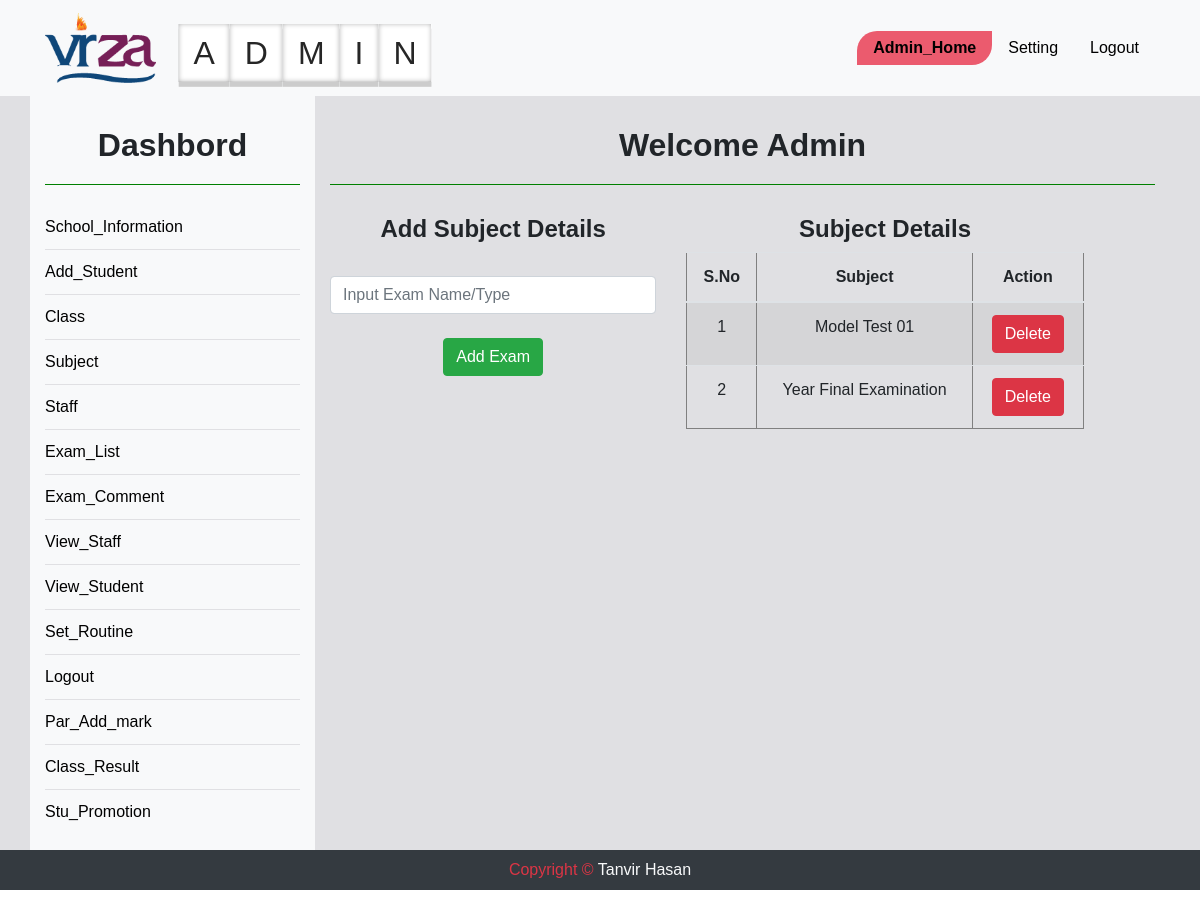
/exam_list.php, run on an earlier commit of the app's database.
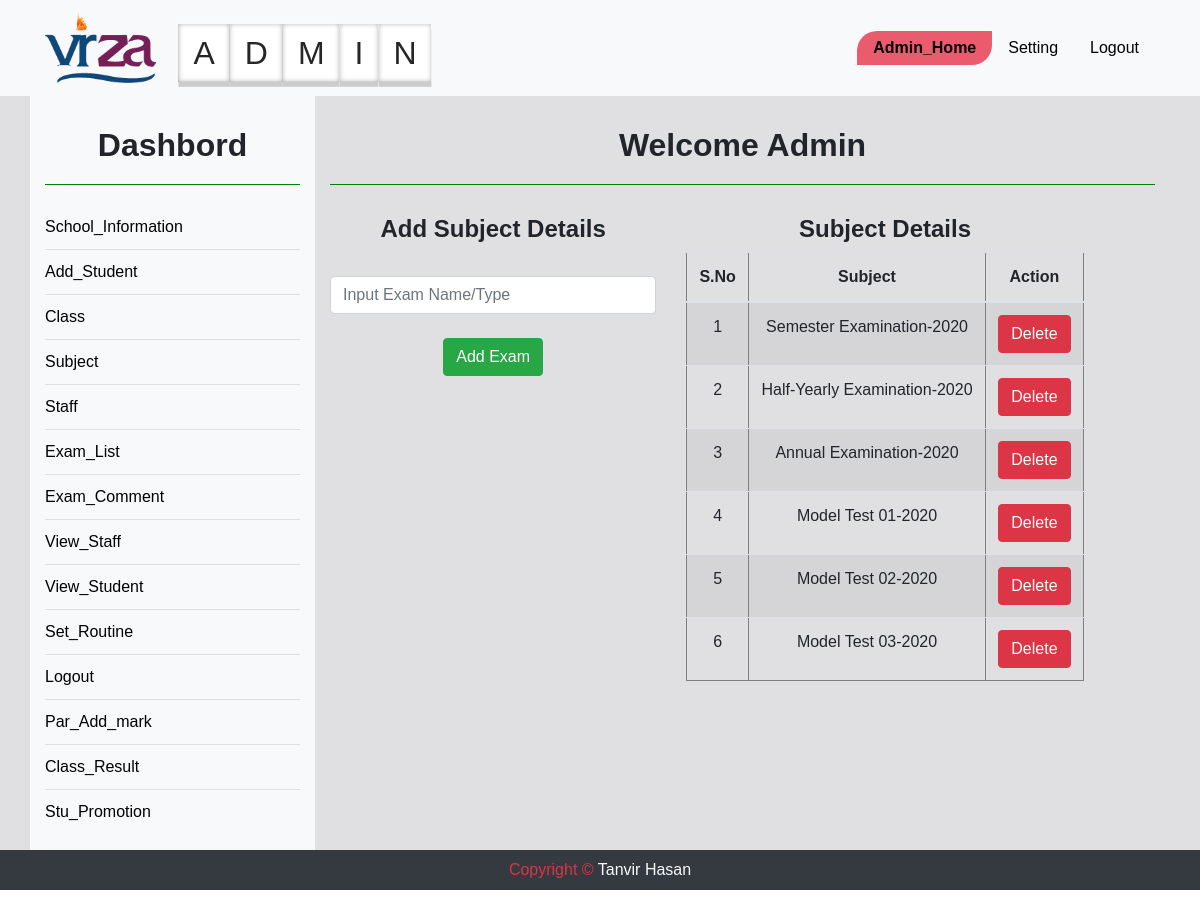
And on a later commit of the database.
### tables this page shows
CREATE TABLE `lexam` (
  `LEID` int(11) NOT NULL,
  `ENAME` varchar(250) NOT NULL
);

### exam_list.php (the view, shortened to what this page needs)
<?php include "admin_header.php"; ?>
<div class="container_full d_back" style ='margin-top: 0px;'>
	<div class="container text-center">
		<div class="row" id="vir">
	<?php include "sidebar.php"; ?>
			<div class="col-md-9">
				<h2>Welcome Admin</h2>
				<div class="row">
					<div class="col-5 fix">
						<h4><b>Add Subject Details</b></h4>
						 <?php
							require_once('database.php');
						 ?>
						<form method="post" action="<?php echo $_SERVER['PHP_SELF'];?>">
							<br>
							<input type="text" name="sname" placeholder="Input Exam Name/Type" required class="input form-control"> <br>
							<button type="submit" class="btn btn-success" name="submit">Add Exam</button>
						</form>
					</div>
					<div class="col-6 text-center">
						<h4><b>Subject Details</b></h4>
						<table border="1px" class="table table-striped">
							<thead>
							<tr>
								<th>S.No</th>
								<th>Subject</th>
								<th> Action </th>
							</tr>
							</thead>
							<?php
								$s="select * from lexam";
								$res=$db->query($s);
								if($res->num_rows>0){
									$i=0;
									while($r=$res->fetch_assoc()){
										$i++;
										echo "
										<tr>
											<td>{$i}</td>
											<td>{$r["ENAME"]}</td>
											<td><a href='exam_list.php?delid={$r["LEID"]}' class='btn btn-danger'>Delete</a></td>
										</tr>
										";
									}
								}else{
									echo "No Record Found";
								}
							 ?>
						</table>
					</div>
				</div>
			</div>
		</div>
	</div>
</div>
<?php include "footer.php"; ?>

What changed in the data, as far as the page shows it:
removed lexam: ENAME "Model Test 01"
removed lexam: ENAME "Year Final Examination"
added lexam: ENAME "Semester Examination-2020"
added lexam: ENAME "Half-Yearly Examination-2020"
added lexam: ENAME "Annual Examination-2020"
added lexam: ENAME "Model Test 01-2020"
added lexam: ENAME "Model Test 02-2020"
added lexam: ENAME "Model Test 03-2020"
